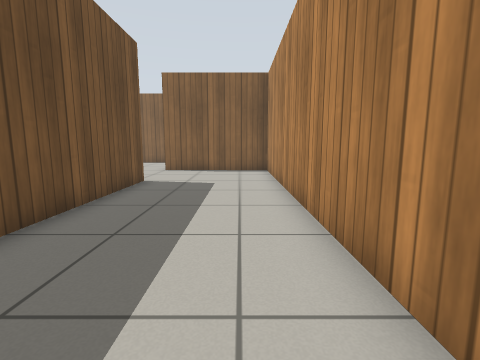
[1] (above)

21 first-person views from a walk through a world built for the Gazebo simulator. The camera is 0.72 m above the floor, tilts 8° down and sees 85° across. The lines on the ground mark 1 m squares. The floor is counted in squares, 0.5 m on a side. Each view is taken from the middle of a square. On the plan, view 1 faces up. The plan holds only what a view shows up to about 13 squares ahead; the rest is blank. The place goes on beyond the plan. Simple patterns stand in for the simulator's built-in surfaces. Surface patterns are stand-ins for the level's own textures.

[2]
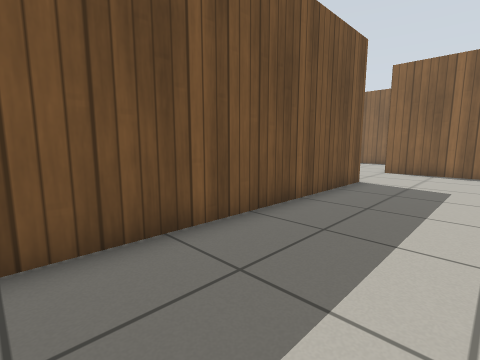

[3]
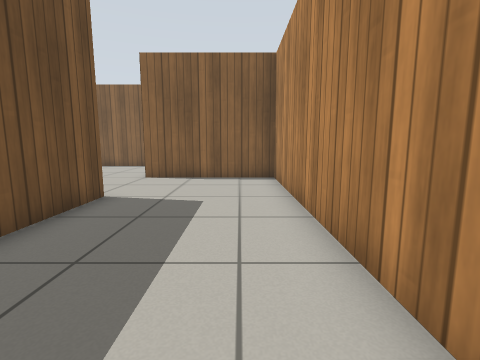

[4]
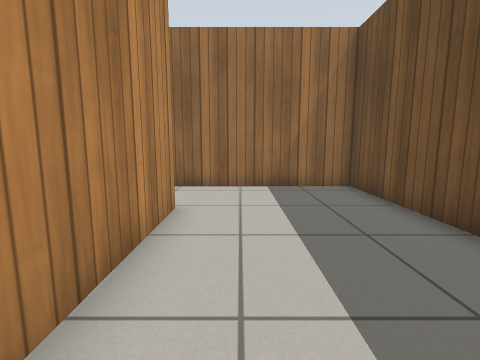

[5]
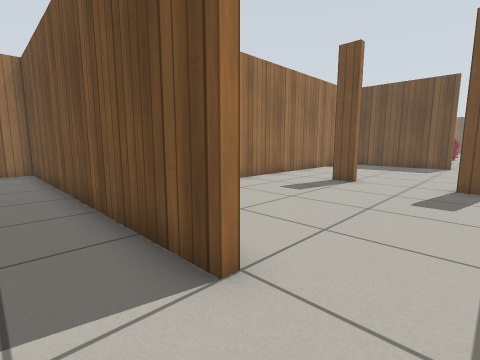

[6]
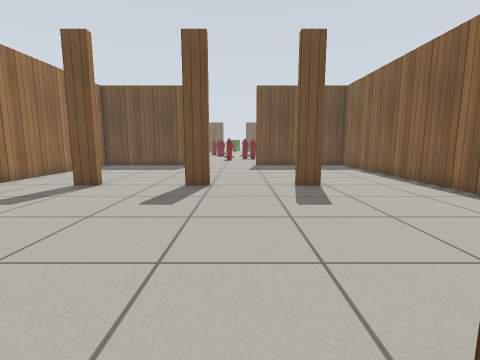

[7]
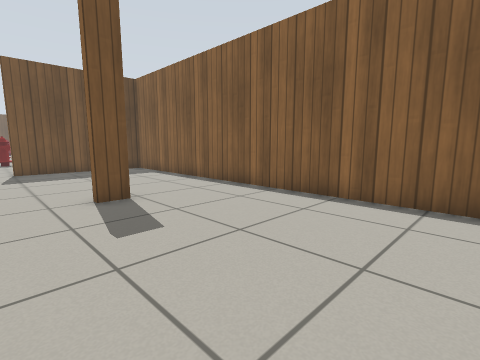

[8]
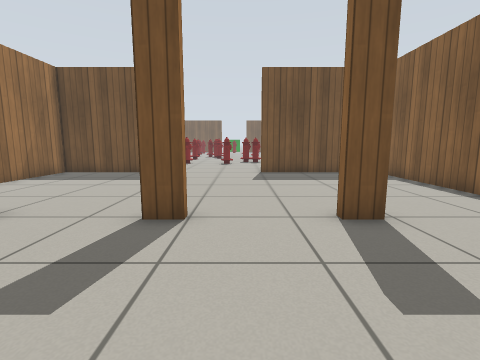

[9]
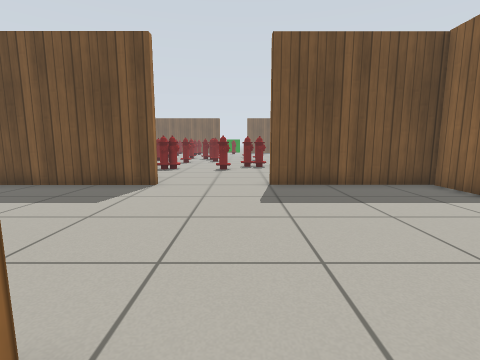

[10]
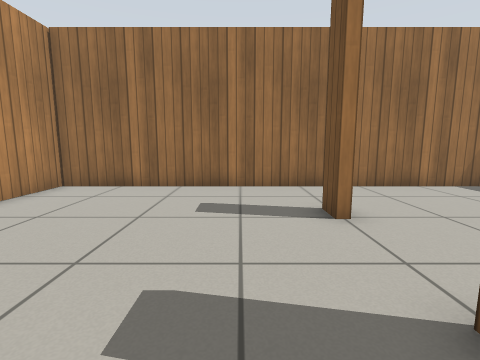

[11]
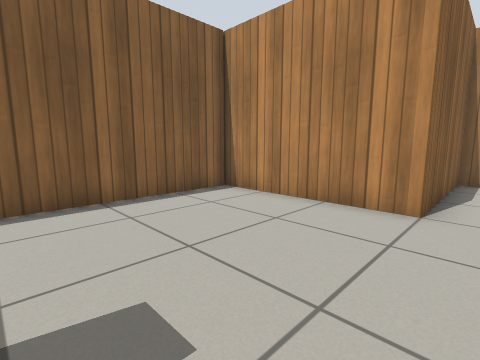

[12]
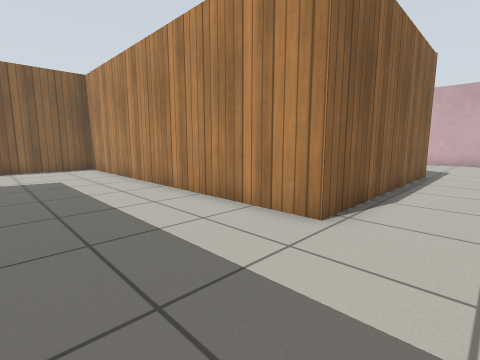

[13]
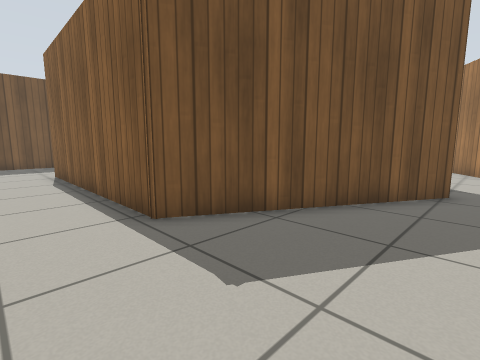

[14]
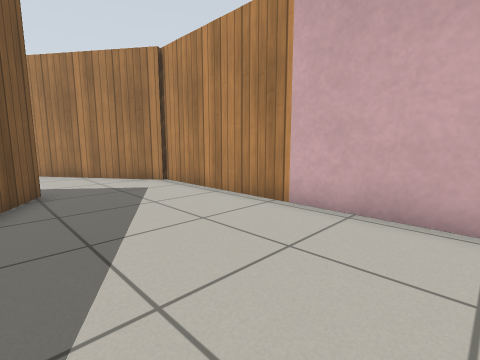

[15]
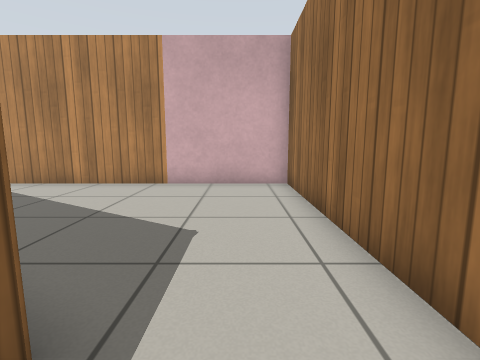

[16]
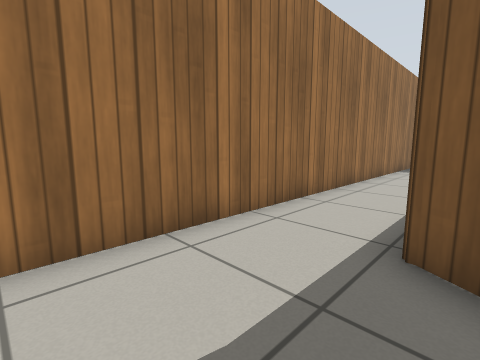

[17]
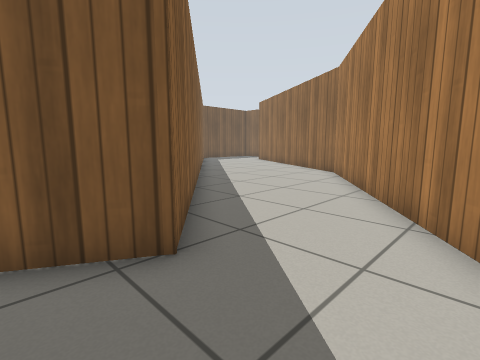

[18]
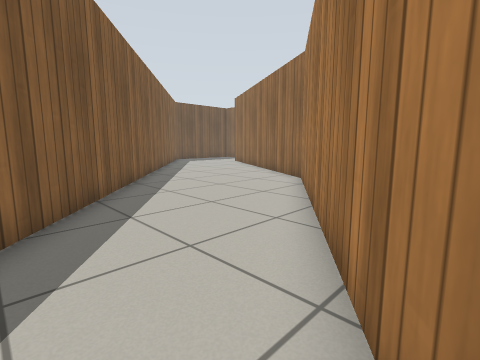

[19]
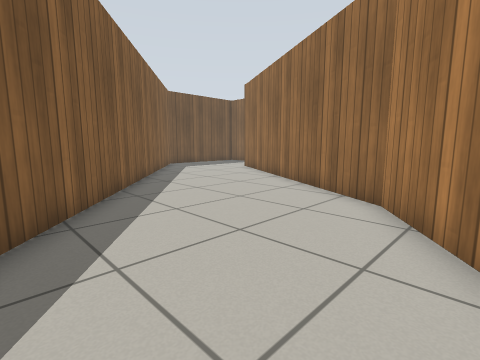

[20]
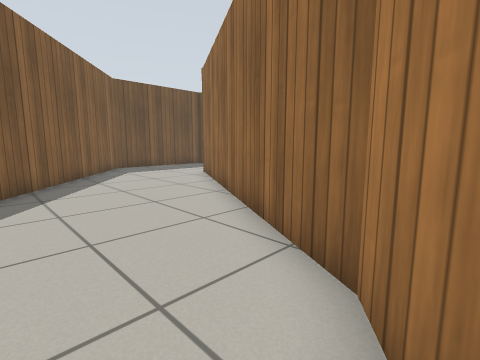

[21]
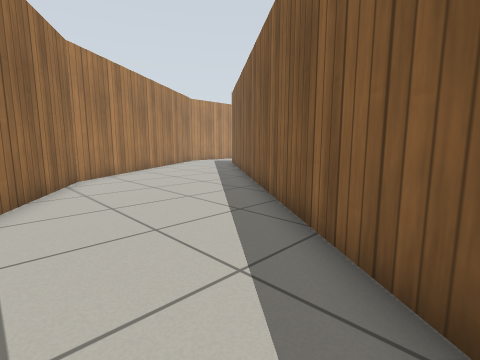

### Floor plan
Key: @ floor where view 1 was taken; # wall or solid block; . floor; L door leaf.
Columns run from 24 left of view 1 to 18 right of it. Each row starts with its distance up from view 1.
 20     #LLLLLLLLLLLLLLL# #.......###
 19     #...............# ##........###
 18     #...............#  ##.........##
 17     #...............#   ##.........##
 16     #.......L.......#    ###........##
 15     #.......L.......#      ##........#
 14 ....................######  ##.......##
 13 .........................#   ##.......##
 12 ............L............#    ###......##
 11 ............L............#      ##......#
 10 ....#...............#....#       ##.....##
  9     #...............#....#        ##.....##
  8     #.......L.......#....#         ###....#
  7     #.......L.......#....#           ##...#
  6     #...............#....#           ##...#
  5     #...............#....#           #....#
  4     #LLLLLLLLLLLLLLL#....#          ##....#
  3                     #....#         ##.....#
  2                     #....##        #......#
  1                     #....##       ##......#
  0                     #...@.#########.......#
 -1                     #.....................#
 -2                     #.....................#
 -3                     #######################

Where each view was taken, in squares from view 1:
view 1: 0 up, 0 right, facing up
view 2: 0 up, 0 right, facing up-left
view 3: 3 up, 0 right, facing up
view 4: 6 up, 0 right, facing down
view 5: 12 up, 2 left, facing down-left
view 6: 13 up, 3 left, facing left
view 7: 13 up, 5 left, facing up-left
view 8: 13 up, 7 left, facing left
view 9: 13 up, 11 left, facing left
view 10: 13 up, 10 left, facing down
view 11: 13 up, 10 left, facing up-right
view 12: 2 down, 3 left, facing up-right
view 13: 2 down, 15 right, facing up-left
view 14: 2 down, 13 right, facing up-right
view 15: 1 down, 9 right, facing right
view 16: 1 up, 14 right, facing down-left
view 17: 5 up, 17 right, facing up-left
view 18: 8 up, 17 right, facing up-left
view 19: 11 up, 13 right, facing up-left
view 20: 15 up, 12 right, facing up-left
view 21: 20 up, 0 right, facing down-right
